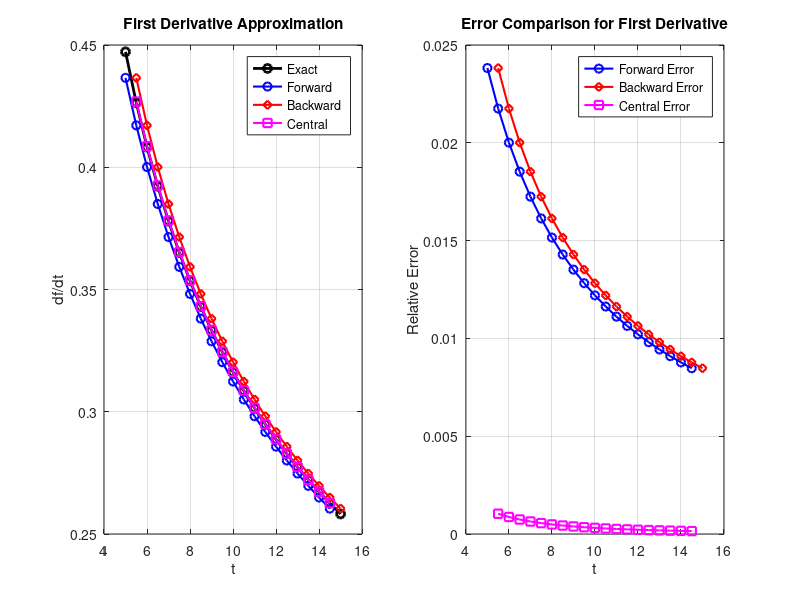
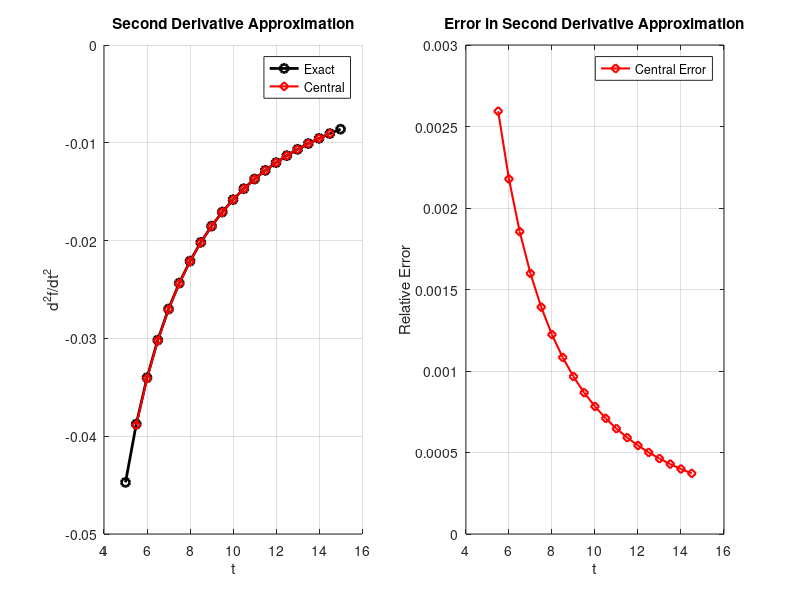

These figures' MATLAB source, in order:
% Clear workspace and command window
clear all;   % Remove all variables from workspace
clc;         % Clear the command window

% Define the function f(t) and its exact first derivative f'(t)
f = @(t) 5 + 2*t.^0.5;    % f(t) = 5 + 2√t
fprime = @(t) t.^-0.5;    % f'(t) = 1/√t (exact derivative)

% Define step size and domain for t
h = 0.5;                    % Step size
t = 5:h:15;               % Generate t values from 5 to 15 with step h
N = length(t);            % Number of points in t

% Compute the function values at the given points
y = f(t);                 % Evaluate f(t) at each t

% Display the values of t and f(t) in the Command Window
disp('     t          f(t)');
disp([t' y']);

% Compute the exact derivative using fprime for comparison
dydt_exact = fprime(t);   % Exact derivative values at each t

%% -------------------------------
%% Forward Differentiation
%% -------------------------------
% The forward difference formula:
%   dydt(i) ≈ (y(i+1) - y(i)) / h
%
% Loop-based implementation:
dydt_forward = zeros(1, N);   % Initialize forward derivative array with zeros
for i = 1:N-1              % Loop over points 1 to N-1
    dydt_forward(i) = (y(i+1) - y(i)) / h;  % Compute forward difference at index i
end
dydt_forward(N) = NaN;     % The last point has no forward difference (set as NaN)

%% -------------------------------
%% Backward Differentiation
%% -------------------------------
% The backward difference formula:
%   dydt(i) ≈ (y(i) - y(i-1)) / h
%
% Vectorized implementation:
dydt_backward = [NaN, (y(2:N) - y(1:N-1)) / h];  
% Prepend NaN for the first point (backward difference is undefined at index 1)

%% -------------------------------
%% Central Differentiation
%% -------------------------------
% The central difference formula:
%   dydt(i) ≈ (y(i+1) - y(i-1)) / (2*h)
%
% Vectorized implementation (commented out):
% dydt_central_vector = [NaN, (y(3:N) - y(1:N-2)) / (2*h), NaN];
%
% Loop-based implementation:
dydt_central = zeros(1, N);  % Initialize central derivative array with zeros
for i = 2:N-1            % Loop over indices 2 to N-1 (exclude boundaries)
    dydt_central(i) = (y(i+1) - y(i-1)) / (2*h);  % Compute central difference
end
dydt_central(1) = NaN;    % Set first point to NaN (undefined)
dydt_central(N) = NaN;    % Set last point to NaN (undefined)

%% -------------------------------
%% Plotting First Derivative Approximations
%% -------------------------------
figure;                      % Create new figure
subplot(1,2,1);              % First subplot: Derivative approximations
plot(t, dydt_exact, 'ko-', 'LineWidth', 2);  % Plot exact derivative with black circles
hold on;                     % Hold the plot to overlay more lines
plot(t, dydt_forward, 'bo-', 'LineWidth', 1.5); % Plot forward difference in blue circles
plot(t, dydt_backward, 'rd-', 'LineWidth', 1.5);% Plot backward difference in red diamonds
plot(t, dydt_central, 'ms-', 'LineWidth', 1.5); % Plot central difference in magenta squares
hold off;                    % Release the plot hold
xlabel('t');                 % Label x-axis
ylabel('df/dt');             % Label y-axis
legend('Exact', 'Forward', 'Backward', 'Central');  % Add legend with labels
title('First Derivative Approximation');  % Title for the plot
grid on;                     % Turn on grid for clarity

%% -------------------------------
%% Compute Relative Errors for First Derivative
%% -------------------------------
error_forward = abs((dydt_forward - dydt_exact) ./ dydt_exact);   % Relative error for forward difference
error_backward = abs((dydt_backward - dydt_exact) ./ dydt_exact); % Relative error for backward difference
error_central = abs((dydt_central - dydt_exact) ./ dydt_exact);   % Relative error for central difference

% Plot the errors in a separate subplot
subplot(1,2,2);             % Second subplot: Error comparison
plot(t, error_forward, 'bo-', 'LineWidth', 1.5); % Plot error for forward difference in blue circles
hold on;                    
plot(t, error_backward, 'rd-', 'LineWidth', 1.5); % Plot error for backward difference in red diamonds
plot(t, error_central, 'ms-', 'LineWidth', 1.5);  % Plot error for central difference in magenta squares
hold off;                    
xlabel('t');                
ylabel('Relative Error');   
legend('Forward Error', 'Backward Error', 'Central Error');  % Legend for errors
title('Error Comparison for First Derivative');  % Title for error plot
grid on;                    

%% -------------------------------
%% Second Derivative Computation (Central Difference)
%% -------------------------------
% Define the exact second derivative of f(t)
fprime2 = @(t) -0.5*t.^-1.5;   % f''(t) = -0.5 * t^(-1.5)
dydt2_exact = fprime2(t);       % Compute exact second derivative

% Use the central difference formula for second derivative:
% dydt2(i) ≈ (y(i+1) + y(i-1) - 2*y(i)) / h^2
%
% Vectorized implementation (commented out):
% dydt2_central_vector = [NaN, (y(3:N) + y(1:N-2) - 2*y(2:N-1)) / (h^2), NaN];
%
% Loop-based implementation:
dydt2_central = zeros(1, N);  % Initialize second derivative array with zeros
for i = 2:N-1            % Loop from the second to the second-to-last index
    dydt2_central(i) = (y(i+1) + y(i-1) - 2*y(i)) / (h^2);
end
% Set boundaries to NaN (not defined using central difference)
dydt2_central(1) = NaN;
dydt2_central(N) = NaN;

% Compute the relative error for the second derivative
error2_central = abs((dydt2_central - dydt2_exact) ./ dydt2_exact);

%% -------------------------------
%% Plot Second Derivative Approximations and Errors
%% -------------------------------
figure;   % Create a new figure for second derivative plots

% Subplot for second derivative approximations
subplot(1,2,1);
hold on;
plot(t, dydt2_exact, 'ko-', 'LineWidth', 2);   % Plot exact second derivative in black
plot(t, dydt2_central, 'rd-', 'LineWidth', 1.5);  % Plot central difference approximation in red
hold off;
xlabel('t');
ylabel('d^2f/dt^2');
legend('Exact', 'Central');
title('Second Derivative Approximation');
grid on;

% Subplot for second derivative error
subplot(1,2,2);
plot(t, error2_central, 'rd-', 'LineWidth', 1.5);  % Plot relative error for second derivative
xlabel('t');
ylabel('Relative Error');
legend('Central Error');
title('Error in Second Derivative Approximation');
grid on;
